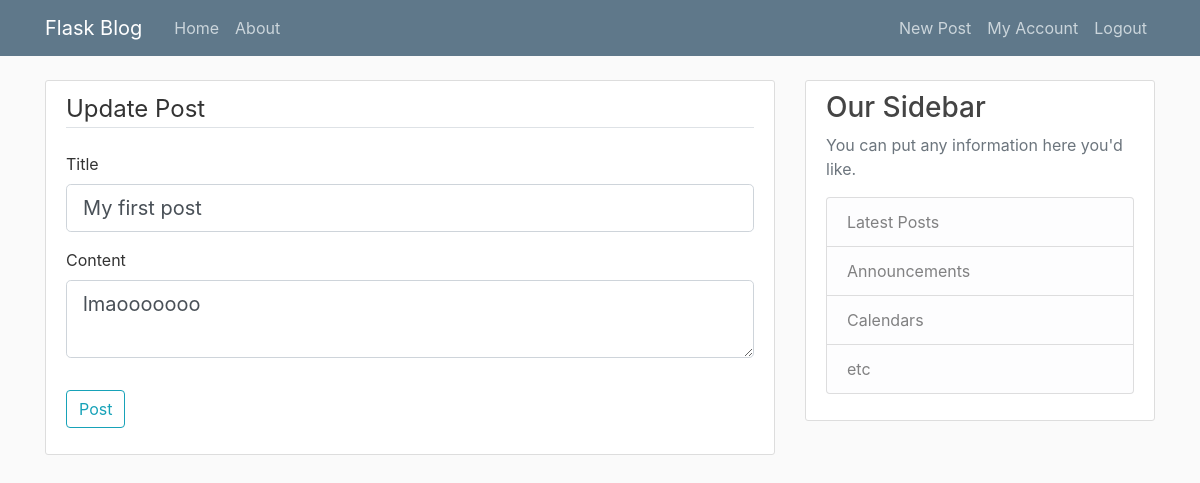
Before: /post/3/update (signed in) with the older database file.
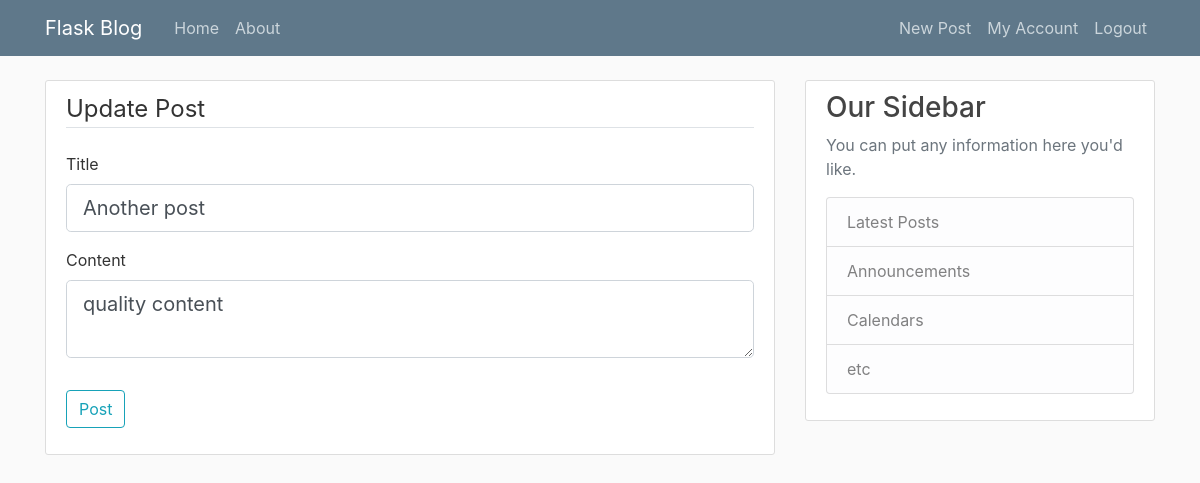
After: the same page with the newer database file.
### flaskblog/models.py (models this page shows, shortened)
class Post(db.Model):
    id = db.Column(db.Integer, primary_key=True)
    title = db.Column(db.String(100), nullable=False)
    date_posted = db.Column(db.DateTime, nullable=False, default=datetime.utcnow)
    content = db.Column(db.Text, nullable=False)
    user_id = db.Column(db.Integer, db.ForeignKey('user.id'), nullable=False)

### flaskblog/posts/routes.py (the view)
@posts.route("/post/<int:post_id>/update", methods=['GET', 'POST'])
@login_required
def update_post(post_id):
    post = Post.query.get_or_404(post_id)
    if post.author != current_user:
        abort(403)
    form = PostForm()
    if form.validate_on_submit():
        post.title = form.title.data
        post.content = form.content.data
        db.session.commit()
        flash('Post updated', 'success')
        return redirect(url_for('posts.post', post_id=post.id))
    elif request.method == 'GET':
        form.title.data = post.title
        form.content.data = post.content
    return render_template('create_post.html', title='Update Post', form=form)

### flaskblog/posts/forms.py
class PostForm(FlaskForm):
    title = StringField('Title', validators=[DataRequired()])
    content = TextAreaField('Content', validators=[DataRequired()])
    submit = SubmitField('Post')

### flaskblog/models.py (called while the page is built)
@login_manager.user_loader
def load_user(user_id):
    return User.query.get(int(user_id))

### flaskblog/templates/create_post.html (shortened to what this page needs)
{% extends "layout.html" %}
{% block content %}
<div class="content-section">
  <form method="POST" action="">
    <fieldset class="form-group">
      <legend class="border-bottom mb-4">{{ title }}</legend>
      <div class="form-group">
        {{ form.title.label(class="form-control-label") }}
        {% if form.title.errors %}
        {{ form.title(class="form-control form-control-lg is-invalid") }}
        <div class="invalid-feedback">
          {% for error in form.title.errors %}
          <span>{{ error }}</span>
          {% endfor %}
        </div>
        {% else %}
        {{ form.title(class="form-control form-control-lg") }}
        {% endif %}
      </div>
      <div class="form-group">
        {{ form.content.label(class="form-control-label") }}
        {% if form.content.errors %}
        {{ form.content(class="form-control form-control-lg is-invalid") }}
        <div class="invalid-feedback">
          {% for error in form.content.errors %}
          <span>{{ error }}</span>
          {% endfor %}
        </div>
        {% else %}
        {{ form.content(class="form-control form-control-lg") }}
        {% endif %}
      </div>
    </fieldset>
    <div class="form-group">
      {{ form.submit(class="btn btn-outline-info") }}
    </div>
  </form>
</div>
{% endblock %}

### flaskblog/templates/layout.html (shortened to what this page needs)
<!DOCTYPE html>
<html>
  <head>
    <link rel="stylesheet" href="https://maxcdn.bootstrapcdn.com/bootstrap/4.0.0/css/bootstrap.min.css">
    <link rel="stylesheet" type="text/css" href="{{ url_for('static', filename='main.css') }}">
  </head>
  <body>
    <header class="site-header">
      <nav class="navbar navbar-expand-md navbar-dark bg-steel fixed-top">
        <div class="container">
          <a class="navbar-brand mr-4" href="/">Flask Blog</a>
          <div class="collapse navbar-collapse" id="navbarToggle">
            <div class="navbar-nav mr-auto">
              <a class="nav-item nav-link" href="{{ url_for('main.home') }}">Home</a>
              <a class="nav-item nav-link" href="{{ url_for('main.about') }}">About</a>
            </div>
            <div class="navbar-nav">
	      {% if current_user.is_authenticated %}
              <a class="nav-item nav-link" href="{{ url_for('posts.new_post') }}">New Post</a>
              <a class="nav-item nav-link" href="{{ url_for('users.account') }}">My Account</a>
              <a class="nav-item nav-link" href="{{ url_for('users.logout') }}">Logout</a>
	      {% else %}
              <a class="nav-item nav-link" href="{{ url_for('users.login') }}">Login</a>
              <a class="nav-item nav-link" href="{{ url_for('users.register') }}">Register</a>
	      {% endif %}
            </div>
          </div>
        </div>
      </nav>
    </header>
    <main role="main" class="container">
      <div class="row">
        <div class="col-md-8">
          {% block content %}{% endblock %}
        </div>
        <div class="col-md-4">
          <div class="content-section">
            <h3>Our Sidebar</h3>
            <p class='text-muted'>You can put any information here you'd like.
              <ul class="list-group">
                <li class="list-group-item list-group-item-light">Latest Posts</li>
                <li class="list-group-item list-group-item-light">Announcements</li>
                <li class="list-group-item list-group-item-light">Calendars</li>
                <li class="list-group-item list-group-item-light">etc</li>
              </ul>
            </p>
          </div>
        </div>
      </div>
    </main>
  </body>
</html>

### flaskblog/static/main.css (style rules this page uses)
body { background: #fafafa; color: #333333; margin-top: 5rem; }
h1, h2, h3, h4, h5, h6 { color: #444444; }
.bg-steel { background-color: #5f788a; }
.site-header .navbar-nav .nav-link { color: #cbd5db; }
.content-section { background: #ffffff; padding: 10px 20px; border: 1px solid #dddddd; border-radius: 3px; margin-bottom: 20px; }

Changed rows visible on the page:
changed Post: title "My first post" → "Another post"; content "lmaooooooo" → "quality content"
